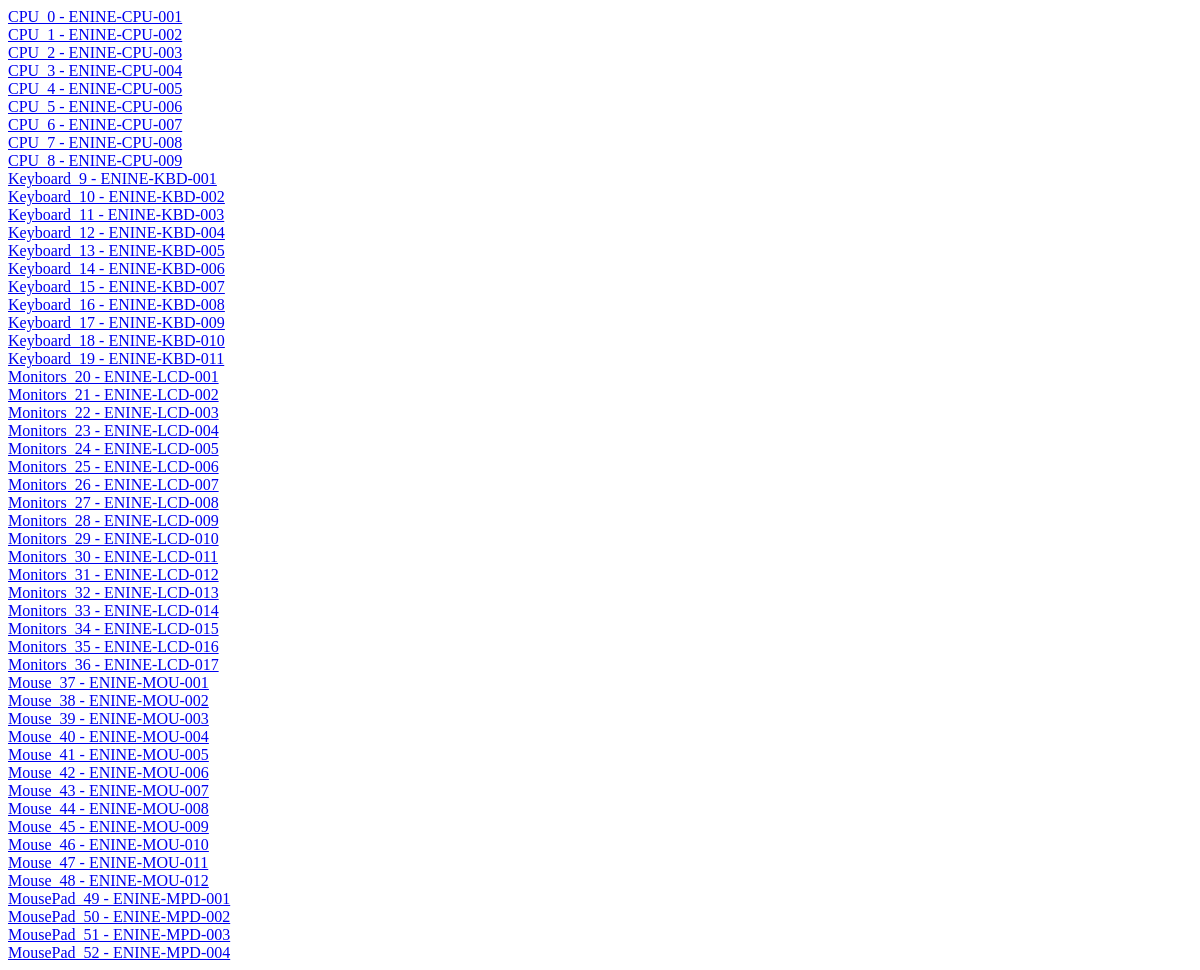
Before: /assets with the older database file.
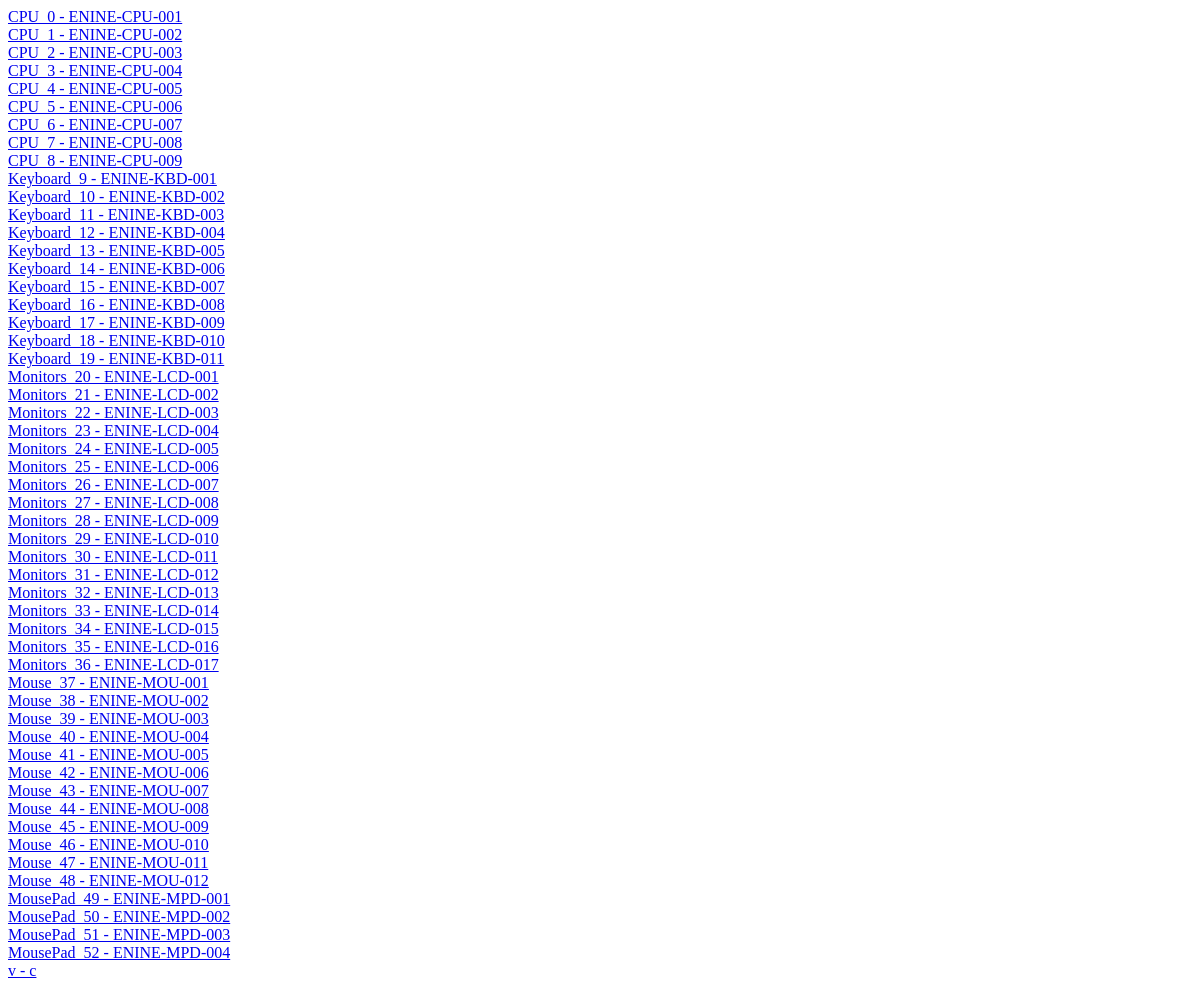
After: the same page with the newer database file.
### asset_management/models.py (models this page shows, shortened)
class Asset(models.Model):
    CHOICES = (
        ("OPERATIONAL", "Operational"),
        ("NONOPERATIONAL", "Nonoperational"),
        ("MISSING", "Missing"),
    )
    name = models.CharField(max_length=128, blank=False)
    description = models.CharField(max_length=255, default="", null=True, blank=True)
    asset_code = models.CharField(max_length=128, blank=False, unique=True)
    asset_group = models.ForeignKey(
        AssetGroup, related_name="assets", on_delete=models.CASCADE
    )
    asset_model_number = models.CharField(max_length=128, null=False, blank=False)
    asset_serial_number = models.CharField(
        max_length=128, default="", blank=True, null=True
    )
    asset_purchase_date = models.DateTimeField(default=timezone.now)
    modified_on = models.DateTimeField(auto_now=True)
    status = models.CharField(choices=CHOICES, default="OPERATIONAL", max_length=128)
    class Meta:
        verbose_name = "Asset"
        verbose_name_plural = "Assets"
    def __str__(self):
        return f"{self.name} - {self.asset_code}"

### asset_management/views/asset_views.py (the view)
# urls.py: path("assets", AllAssets.as_view(), name="assets"),
class AllAssets(ListView):
    template_name = "assets.html"
    context_object_name = "assets"
    def get_queryset(self):
        return Asset.objects.all()

### asset_management/templates/assets.html (shortened to what this page needs)
<!DOCTYPE html>
<html lang="en">
<head>
</head>
<body>
    {% for asset in assets %}
        <a href="{% url 'update_asset' asset.id %}">{{asset}}</a>
        <br>
    {% endfor %}
</body>
</html>

Changed rows visible on the page:
added Asset: name+asset_code "v - c"
